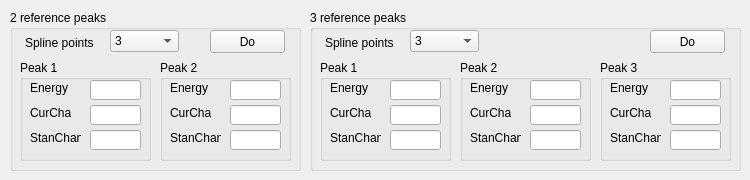
          <widget class="QWidget" name="tab_13">
           <attribute name="title">
            <string>Stabilization</string>
           </attribute>
           <widget class="QGroupBox" name="groupBox_8">
            <property name="geometry">
             <rect>
              <x>310</x>
              <y>10</y>
              <width>431</width>
              <height>161</height>
             </rect>
            </property>
            <property name="title">
             <string>3 reference peaks</string>
            </property>
            <widget class="QLabel" name="label_3">
             <property name="geometry">
              <rect>
               <x>15</x>
               <y>25</y>
               <width>81</width>
               <height>16</height>
              </rect>
             </property>
             <property name="text">
              <string>Spline points</string>
             </property>
            </widget>
            <widget class="QComboBox" name="cbx_proc_sta_3rp_pn">
             <property name="geometry">
              <rect>
               <x>100</x>
               <y>20</y>
               <width>69</width>
               <height>22</height>
              </rect>
             </property>
             <item>
              <property name="text">
               <string>3</string>
              </property>
             </item>
             <item>
              <property name="text">
               <string>5</string>
              </property>
             </item>
             <item>
              <property name="text">
               <string>7</string>
              </property>
             </item>
             <item>
              <property name="text">
               <string>9</string>
              </property>
             </item>
             <item>
              <property name="text">
               <string>11</string>
              </property>
             </item>
            </widget>
            <widget class="QGroupBox" name="groupBox_13">
             <property name="geometry">
              <rect>
               <x>10</x>
               <y>50</y>
               <width>131</width>
               <height>101</height>
              </rect>
             </property>
             <property name="title">
              <string>Peak 1</string>
             </property>
             <widget class="QLabel" name="label_6">
              <property name="geometry">
               <rect>
                <x>10</x>
                <y>20</y>
                <width>41</width>
                <height>16</height>
               </rect>
              </property>
              <property name="text">
               <string>Energy</string>
              </property>
             </widget>
             <widget class="QLineEdit" name="let_proc_sta_3rp_e">
              <property name="geometry">
               <rect>
                <x>70</x>
                <y>20</y>
                <width>51</width>
                <height>20</height>
               </rect>
              </property>
              <property name="text">
               <string/>
              </property>
             </widget>
             <widget class="QLineEdit" name="let_proc_sta_3rp_cc">
              <property name="geometry">
               <rect>
                <x>70</x>
                <y>45</y>
                <width>51</width>
                <height>20</height>
               </rect>
              </property>
              <property name="text">
               <string/>
              </property>
             </widget>
             <widget class="QLabel" name="label_25">
              <property name="geometry">
               <rect>
                <x>10</x>
                <y>45</y>
                <width>41</width>
                <height>16</height>
               </rect>
              </property>
              <property name="text">
               <string>CurChan</string>
              </property>
             </widget>
             <widget class="QLineEdit" name="let_proc_sta_3rp_sc">
              <property name="geometry">
               <rect>
                <x>70</x>
                <y>70</y>
                <width>51</width>
                <height>20</height>
               </rect>
              </property>
              <property name="text">
               <string/>
              </property>
             </widget>
             <widget class="QLabel" name="label_26">
              <property name="geometry">
               <rect>
                <x>10</x>
                <y>70</y>
                <width>51</width>
                <height>16</height>
               </rect>
              </property>
              <property name="text">
               <string>StanChan</string>
              </property>
             </widget>
            </widget>
            <widget class="QGroupBox" name="groupBox_14">
             <property name="geometry">
              <rect>
               <x>150</x>
               <y>50</y>
               <width>131</width>
               <height>101</height>
              </rect>
             </property>
             <property name="title">
              <string>Peak 2</string>
             </property>
             <widget class="QLabel" name="label_27">
              <property name="geometry">
               <rect>
                <x>10</x>
                <y>20</y>
                <width>41</width>
                <height>16</height>
               </rect>
              </property>
              <property name="text">
               <string>Energy</string>
              </property>
             </widget>
             <widget class="QLineEdit" name="let_proc_sta_3rp_e_2">
              <property name="geometry">
               <rect>
                <x>70</x>
                <y>20</y>
                <width>51</width>
                <height>20</height>
               </rect>
              </property>
              <property name="text">
               <string/>
              </property>
             </widget>
             <widget class="QLineEdit" name="let_proc_sta_3rp_cc_2">
              <property name="geometry">
               <rect>
                <x>70</x>
                <y>45</y>
                <width>51</width>
                <height>20</height>
               </rect>
              </property>
              <property name="text">
               <string/>
              </property>
             </widget>
             <widget class="QLabel" name="label_28">
              <property name="geometry">
               <rect>
                <x>10</x>
                <y>45</y>
                <width>41</width>
                <height>16</height>
               </rect>
              </property>
              <property name="text">
               <string>CurChan</string>
              </property>
             </widget>
             <widget class="QLineEdit" name="let_proc_sta_3rp_sc_2">
              <property name="geometry">
               <rect>
                <x>70</x>
                <y>70</y>
                <width>51</width>
                <height>20</height>
               </rect>
              </property>
              <property name="text">
               <string/>
              </property>
             </widget>
             <widget class="QLabel" name="label_35">
              <property name="geometry">
               <rect>
                <x>10</x>
                <y>70</y>
                <width>51</width>
                <height>16</height>
               </rect>
              </property>
              <property name="text">
               <string>StanChan</string>
              </property>
             </widget>
            </widget>
            <widget class="QGroupBox" name="groupBox_15">
             <property name="geometry">
              <rect>
               <x>290</x>
               <y>50</y>
               <width>131</width>
               <height>101</height>
              </rect>
             </property>
             <property name="title">
              <string>Peak 3</string>
             </property>
             <widget class="QLabel" name="label_36">
              <property name="geometry">
               <rect>
                <x>10</x>
                <y>20</y>
                <width>41</width>
                <height>16</height>
               </rect>
              </property>
              <property name="text">
               <string>Energy</string>
              </property>
             </widget>
             <widget class="QLineEdit" name="let_proc_sta_3rp_e_3">
              <property name="geometry">
               <rect>
                <x>70</x>
                <y>20</y>
                <width>51</width>
                <height>20</height>
               </rect>
              </property>
              <property name="text">
               <string/>
              </property>
             </widget>
             <widget class="QLineEdit" name="let_proc_sta_3rp_cc_3">
              <property name="geometry">
               <rect>
                <x>70</x>
                <y>45</y>
                <width>51</width>
                <height>20</height>
               </rect>
              </property>
              <property name="text">
               <string/>
              </property>
             </widget>
             <widget class="QLabel" name="label_37">
              <property name="geometry">
               <rect>
                <x>10</x>
                <y>45</y>
                <width>41</width>
                <height>16</height>
               </rect>
              </property>
              <property name="text">
               <string>CurChan</string>
              </property>
             </widget>
             <widget class="QLineEdit" name="let_proc_sta_3rp_sc_3">
              <property name="geometry">
               <rect>
                <x>70</x>
                <y>70</y>
                <width>51</width>
                <height>20</height>
               </rect>
              </property>
              <property name="text">
               <string/>
              </property>
             </widget>
             <widget class="QLabel" name="label_38">
              <property name="geometry">
               <rect>
                <x>10</x>
                <y>70</y>
                <width>51</width>
                <height>16</height>
               </rect>
              </property>
              <property name="text">
               <string>StanChan</string>
              </property>
             </widget>
            </widget>
            <widget class="QPushButton" name="pbt_proc_sta_3rp_do">
             <property name="geometry">
              <rect>
               <x>340</x>
               <y>20</y>
               <width>75</width>
               <height>23</height>
              </rect>
             </property>
             <property name="text">
              <string>Do</string>
             </property>
            </widget>
           </widget>
           <widget class="QGroupBox" name="groupBox_16">
            <property name="geometry">
             <rect>
              <x>10</x>
              <y>10</y>
              <width>291</width>
              <height>161</height>
             </rect>
            </property>
            <property name="title">
             <string>2 reference peaks</string>
            </property>
            <widget class="QLabel" name="label_39">
             <property name="geometry">
              <rect>
               <x>15</x>
               <y>25</y>
               <width>81</width>
               <height>16</height>
              </rect>
             </property>
             <property name="text">
              <string>Spline points</string>
             </property>
            </widget>
            <widget class="QComboBox" name="cbx_proc_sta_2rp_pn">
             <property name="geometry">
              <rect>
               <x>100</x>
               <y>20</y>
               <width>69</width>
               <height>22</height>
              </rect>
             </property>
             <item>
              <property name="text">
               <string>3</string>
              </property>
             </item>
             <item>
              <property name="text">
               <string>5</string>
              </property>
             </item>
             <item>
              <property name="text">
               <string>7</string>
              </property>
             </item>
             <item>
              <property name="text">
               <string>9</string>
              </property>
             </item>
             <item>
              <property name="text">
               <string>11</string>
              </property>
             </item>
            </widget>
            <widget class="QGroupBox" name="groupBox_17">
             <property name="geometry">
              <rect>
               <x>10</x>
               <y>50</y>
               <width>131</width>
               <height>101</height>
              </rect>
             </property>
             <property name="title">
              <string>Peak 1</string>
             </property>
             <widget class="QLabel" name="label_40">
              <property name="geometry">
               <rect>
                <x>10</x>
                <y>20</y>
                <width>41</width>
                <height>16</height>
               </rect>
              </property>
              <property name="text">
               <string>Energy</string>
              </property>
             </widget>
             <widget class="QLineEdit" name="let_proc_sta_2rp_e_1">
              <property name="geometry">
               <rect>
                <x>70</x>
                <y>20</y>
                <width>51</width>
                <height>20</height>
               </rect>
              </property>
              <property name="text">
               <string/>
              </property>
             </widget>
             <widget class="QLineEdit" name="let_proc_sta_2rp_cc_1">
              <property name="geometry">
               <rect>
                <x>70</x>
                <y>45</y>
                <width>51</width>
                <height>20</height>
               </rect>
              </property>
              <property name="text">
               <string/>
              </property>
             </widget>
             <widget class="QLabel" name="label_41">
              <property name="geometry">
               <rect>
                <x>10</x>
                <y>45</y>
                <width>41</width>
                <height>16</height>
               </rect>
              </property>
              <property name="text">
               <string>CurChan</string>
              </property>
             </widget>
             <widget class="QLineEdit" name="let_proc_sta_2rp_sc_1">
              <property name="geometry">
               <rect>
                <x>70</x>
                <y>70</y>
                <width>51</width>
                <height>20</height>
               </rect>
              </property>
              <property name="text">
               <string/>
              </property>
             </widget>
             <widget class="QLabel" name="label_42">
              <property name="geometry">
               <rect>
                <x>10</x>
                <y>70</y>
                <width>51</width>
                <height>16</height>
               </rect>
              </property>
              <property name="text">
               <string>StanChan</string>
              </property>
             </widget>
            </widget>
            <widget class="QGroupBox" name="groupBox_18">
             <property name="geometry">
              <rect>
               <x>150</x>
               <y>50</y>
               <width>131</width>
               <height>101</height>
              </rect>
             </property>
             <property name="title">
              <string>Peak 2</string>
             </property>
             <widget class="QLabel" name="label_43">
              <property name="geometry">
               <rect>
                <x>10</x>
                <y>20</y>
                <width>41</width>
                <height>16</height>
               </rect>
              </property>
              <property name="text">
               <string>Energy</string>
              </property>
             </widget>
             <widget class="QLineEdit" name="let_proc_sta_2rp_e_2">
              <property name="geometry">
               <rect>
                <x>70</x>
                <y>20</y>
                <width>51</width>
                <height>20</height>
               </rect>
              </property>
              <property name="text">
               <string/>
              </property>
             </widget>
             <widget class="QLineEdit" name="let_proc_sta_2rp_cc_2">
              <property name="geometry">
               <rect>
                <x>70</x>
                <y>45</y>
                <width>51</width>
                <height>20</height>
               </rect>
              </property>
              <property name="text">
               <string/>
              </property>
             </widget>
             <widget class="QLabel" name="label_44">
              <property name="geometry">
               <rect>
                <x>10</x>
                <y>45</y>
                <width>41</width>
                <height>16</height>
               </rect>
              </property>
              <property name="text">
               <string>CurChan</string>
              </property>
             </widget>
             <widget class="QLineEdit" name="let_proc_sta_2rp_sc_2">
              <property name="geometry">
               <rect>
                <x>70</x>
                <y>70</y>
                <width>51</width>
                <height>20</height>
               </rect>
              </property>
              <property name="text">
               <string/>
              </property>
             </widget>
             <widget class="QLabel" name="label_45">
              <property name="geometry">
               <rect>
                <x>10</x>
                <y>70</y>
                <width>51</width>
                <height>16</height>
               </rect>
              </property>
              <property name="text">
               <string>StanChan</string>
              </property>
             </widget>
            </widget>
            <widget class="QPushButton" name="pbt_proc_sta_2rp_do">
             <property name="geometry">
              <rect>
               <x>200</x>
               <y>20</y>
               <width>75</width>
               <height>23</height>
              </rect>
             </property>
             <property name="text">
              <string>Do</string>
             </property>
            </widget>
           </widget>
          </widget>
